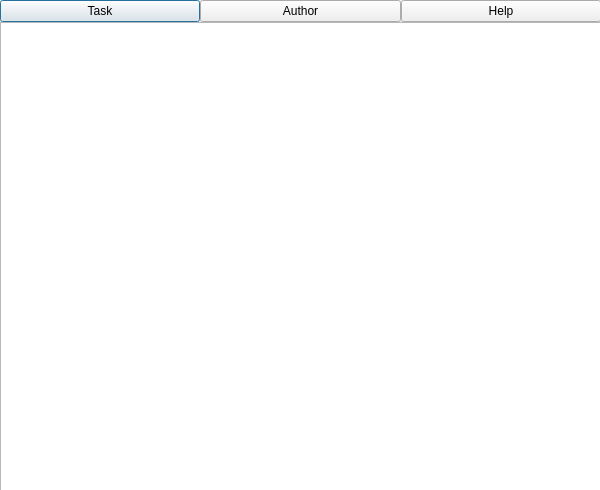
<?xml version="1.0" encoding="UTF-8"?>
<ui version="4.0">
 <class>About</class>
 <widget class="QDialog" name="About">
  <property name="geometry">
   <rect>
    <x>0</x>
    <y>0</y>
    <width>600</width>
    <height>490</height>
   </rect>
  </property>
  <property name="minimumSize">
   <size>
    <width>600</width>
    <height>490</height>
   </size>
  </property>
  <property name="maximumSize">
   <size>
    <width>600</width>
    <height>490</height>
   </size>
  </property>
  <property name="windowTitle">
   <string>Form</string>
  </property>
  <widget class="QWidget" name="layoutWidget">
   <property name="geometry">
    <rect>
     <x>0</x>
     <y>0</y>
     <width>601</width>
     <height>491</height>
    </rect>
   </property>
   <layout class="QVBoxLayout" name="verticalLayout">
    <property name="spacing">
     <number>0</number>
    </property>
    <item>
     <layout class="QHBoxLayout" name="horizontalLayout">
      <property name="spacing">
       <number>0</number>
      </property>
      <item>
       <widget class="QPushButton" name="taskButton">
        <property name="text">
         <string>Task</string>
        </property>
       </widget>
      </item>
      <item>
       <widget class="QPushButton" name="authorButton">
        <property name="text">
         <string>Author</string>
        </property>
       </widget>
      </item>
      <item>
       <widget class="QPushButton" name="pushButton_3">
        <property name="text">
         <string>Help</string>
        </property>
       </widget>
      </item>
     </layout>
    </item>
    <item>
     <widget class="QTextBrowser" name="textBrowser">
      <property name="source">
       <url>
        <string>qrc:/task.html</string>
       </url>
      </property>
     </widget>
    </item>
   </layout>
  </widget>
 </widget>
 <resources/>
 <connections/>
</ui>
